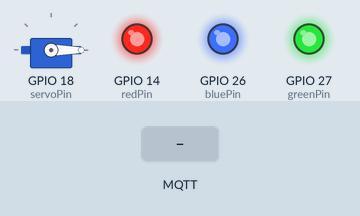
This program was run on a simulated ESP32. On the bench: servo, output pins drawn as LEDs (lit = HIGH). The test bench sets the inputs (shaded band). WiFi joins after 1.5 s; servers stay silent unless stated; no MQTT or app messages arrive unless stated; what the program prints to the serial monitor is not drawn.

Above: at 2.7 s.
2.8 s: MQTT message "red" arrives on the first subscribed topic
At 3.1 s:
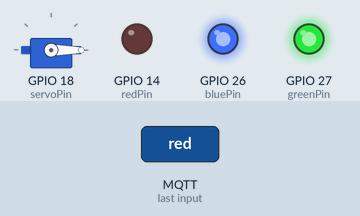
4.3 s: MQTT message "blue" arrives on the first subscribed topic
At 5.5 s:
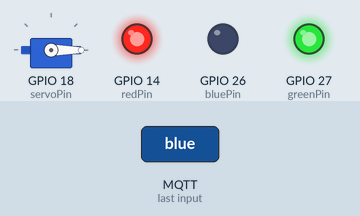
5.8 s: MQTT message "green" arrives on the first subscribed topic
At 6.6 s:
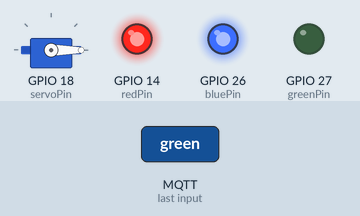
Timing chart, 0 to 8.8 s (numbered marks = the images above; inputs shaded):
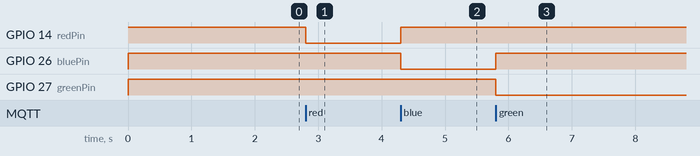

Measured:
- after the input at 2.8 s, GPIO 14 (redPin): HIGH → LOW at once
- after the input at 4.3 s, GPIO 14 (redPin): LOW → HIGH at once; GPIO 26 (bluePin): HIGH → LOW at once
- after the input at 5.8 s, GPIO 26 (bluePin): LOW → HIGH at once; GPIO 27 (greenPin): HIGH → LOW at once

The program:

main.cpp
```cpp
#include <WiFi.h>
#include <PubSubClient.h>
#include <ESP32Servo.h>
const char* ssid        = "Wokwi-GUEST";
const char* password    = "";
const char* mqtt_server = "broker.hivemq.com";

const int redPin   = 14;
const int greenPin = 27;
const int bluePin  = 26;
const int servoPin = 18;

#define SERVO_IDLE    0
#define SERVO_ALERT   90
Servo myServo;
WiFiClient espClient;
PubSubClient client(espClient);

void setLED(bool r, bool g, bool b) {
  digitalWrite(redPin,   r ? LOW : HIGH);  // common anode
  digitalWrite(greenPin, g ? LOW : HIGH);
  digitalWrite(bluePin,  b ? LOW : HIGH);
}

void handleStatus(String status) {
  if (status == "gas") {
    setLED(false, false, true);   // blue
    myServo.write(SERVO_ALERT);
  } else if (status == "temp") {
    setLED(true, false, false);   // red
    myServo.write(SERVO_ALERT);
  } else if (status == "lux") {
    setLED(false, true, false);   // green
    myServo.write(SERVO_ALERT);
  } else if(status == "humidity") {
    setLED(true, true, false);    // yellow
    myServo.write(SERVO_ALERT);
  }
  else {
    setLED(false, false, false);  // off
    myServo.write(SERVO_IDLE);
  }
}

void callback(char* topic, byte* payload, unsigned int length) {
  String message;
  for (int i = 0; i < length; i++) message += (char)payload[i];

  Serial.printf("Received [%s]: %s\n", topic, message.c_str());

  if (String(topic) == "actuators/led") {
    if      (message == "red")   setLED(true,  false, false);
    else if (message == "blue")  setLED(false, false, true);
    else if (message == "green") setLED(false, true,  false);
    else if (message == "yellow") setLED(true,  true,  false);
    else                         setLED(false, false, false);
  }

  if (String(topic) == "actuators/servo") {
    if (message == "alert") myServo.write(90);
    else                    myServo.write(0);
  }
}
void connectWiFi() {
  WiFi.begin(ssid, password);
  Serial.print("Connecting to WiFi");
  while (WiFi.status() != WL_CONNECTED) {
    delay(500);
    Serial.print(".");
  }
  Serial.println("\nWiFi connected");
}
void connectMQTT() {
  while (!client.connected()) {
    Serial.print("Connecting to MQTT...");
    if (client.connect("ActuatorsNode")) {
      Serial.println("connected");
      client.subscribe("actuators/led");
      client.subscribe("actuators/servo");
    } else {
      Serial.print("failed, rc=");
      Serial.println(client.state());
      delay(2000);
    }
  }
}

void setup() {
  Serial.begin(115200);

  pinMode(redPin,   OUTPUT);
  pinMode(greenPin, OUTPUT);
  pinMode(bluePin,  OUTPUT);
  setLED(false, false, false);

  myServo.attach(servoPin);
  myServo.write(SERVO_IDLE);

  connectWiFi();
  client.setServer(mqtt_server, 1883);
  client.setCallback(callback);
}

void loop() {
  if (!client.connected()) connectMQTT();
  client.loop();
}
```
